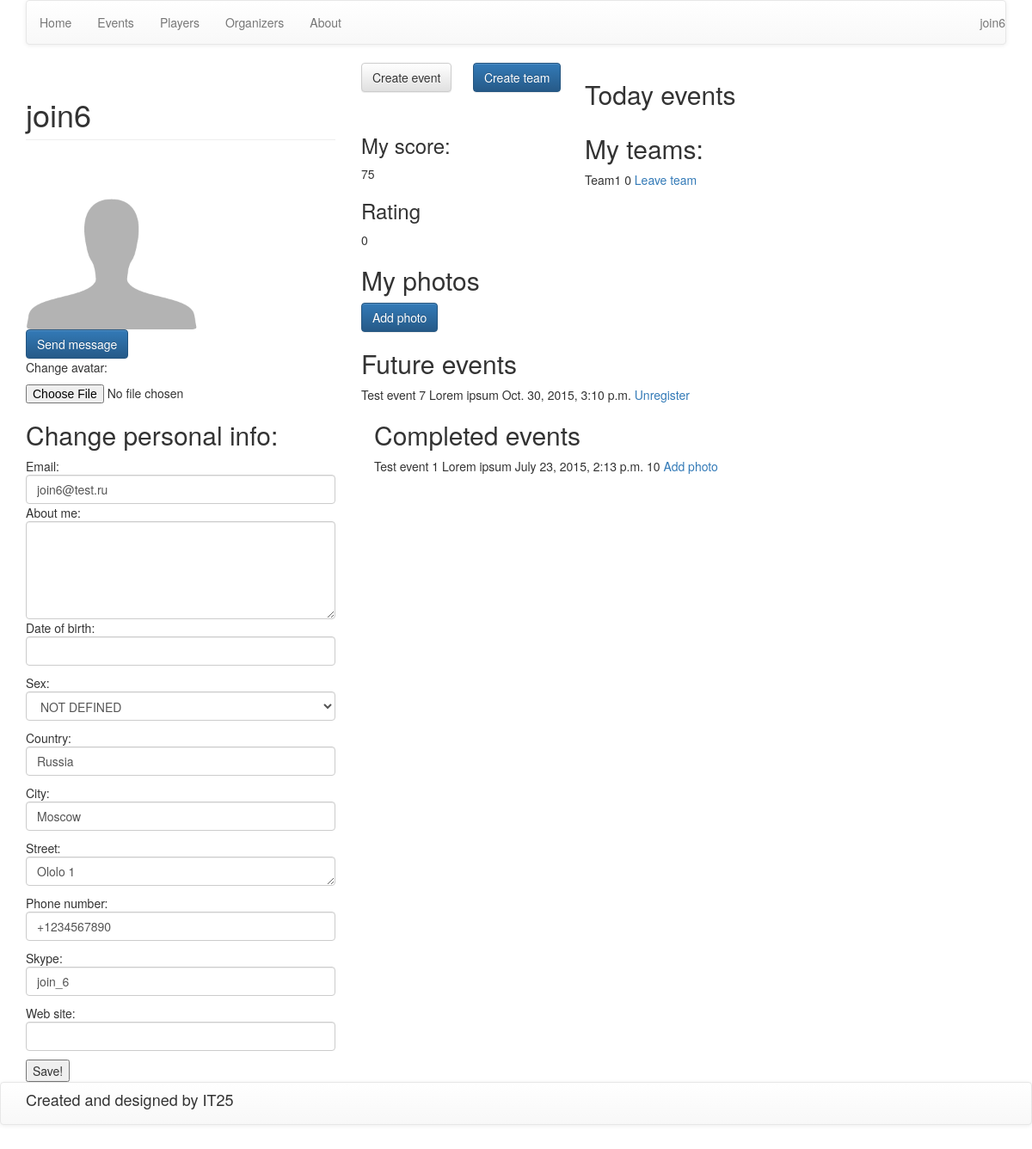
Before: /my_profile/23/ (signed in) with the older database file.
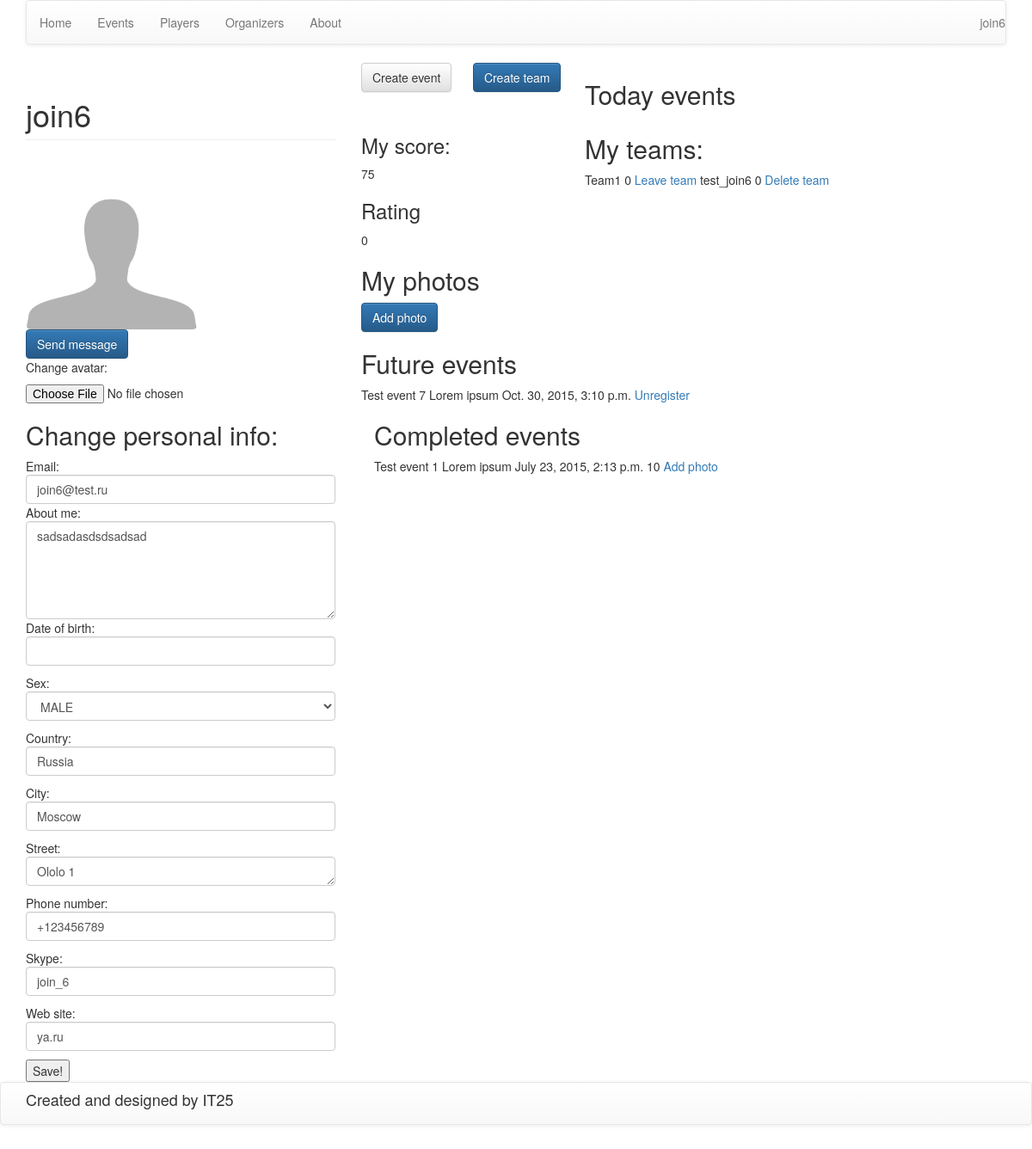
After: the same page with the newer database file.
### web/models.py (models this page shows, shortened)
class Contacts(models.Model):
    user = models.OneToOneField(User)
    country = models.CharField(max_length=255, null=True, blank=True, verbose_name="Country")
    city = models.CharField(max_length=255, null=True, blank=True, verbose_name="City")
    street = models.TextField(verbose_name="Street", null=True, blank=True)
    phone = models.CharField(verbose_name="Phone number", null=True, blank=True, max_length=128)
    skype = models.CharField(max_length=255, null=True, blank=True, verbose_name="Skype")
    site = models.CharField(verbose_name="Web site", null=True, blank=True, max_length=128)
    class Meta:
        verbose_name_plural = "Contacts"
        verbose_name = "Contact"

class Teams(models.Model):
    title = models.CharField(max_length=255, verbose_name="Title")
    creator = models.OneToOneField(User, null=True, blank=True, verbose_name='Creator')
    players = models.ManyToManyField(User, related_name='team_players', verbose_name='Players')
    points = models.IntegerField(verbose_name="Total points", default=0)
    class Meta:
        verbose_name = "Team"
        verbose_name_plural = "Teams"

class Events(models.Model):
    title = models.TextField(verbose_name="Title")
    description = models.TextField(verbose_name="Description")
    map_link = models.TextField(verbose_name="Link to map", null=True, blank=True)
    place = models.ForeignKey(EventsPlaces, verbose_name="Place", null=True, blank=True)
    is_team = models.BooleanField(default=False, verbose_name="Team only")
    price = models.FloatField(verbose_name="Price", default=0.0)
    max_players = models.IntegerField(verbose_name="Limit players", null=True, blank=True)
    start_date = models.DateTimeField(verbose_name="Start date")
    end_date = models.DateTimeField(verbose_name="End date")
    registered_players = models.ManyToManyField(User, verbose_name="Registered users", related_name="regitered_players",
                                                blank=True)
    registered_teams = models.ManyToManyField(Teams, verbose_name="Registered teams", blank=True)
    organizer = models.ForeignKey(User, verbose_name="Organizer", related_name="organizer")
    completed = models.BooleanField(default=False, verbose_name="Finished")
    duration = DurationField(verbose_name="Duration", null=True, blank=True)
    image = models.ImageField(upload_to='images', blank=True, null=True, verbose_name="Image")
    def image_tag(self):
        return u'<img src="%s" height=75 width=75 />' % (self.image.url)
    image_tag.short_description = "Current image"
    image_tag.allow_tags = True
    class Meta:
        verbose_name = "Event"
        verbose_name_plural = "Events"
        ordering = ('start_date',)

class EventStatistics(models.Model):
    event = models.ForeignKey(Events, verbose_name="Event")
    team = models.OneToOneField(Teams, verbose_name="Team", null=True, blank=True)
    player = models.OneToOneField(User, verbose_name="Player", null=True, blank=True)
    score = models.IntegerField(verbose_name="Score", null=True, blank=True)
    time = DurationField(verbose_name="Executed time", null=True, blank=True)
    class Meta:
        verbose_name = "Event statistic"
        verbose_name_plural = "Events statistics"
        ordering = ('time',)

class Players(models.Model):
    SEX = (
        (0, 'MALE'),
        (1, 'FEMALE'),
        (2, 'NOT DEFINED')
    )
    user = models.OneToOneField(User)
    description = models.TextField(verbose_name="Description", null=True, blank=True)
    sex = models.IntegerField(choices=SEX, default=2, verbose_name="Sex")
    date_of_birth = models.DateField(null=True, blank=True, verbose_name="Date of birth")
    points = models.IntegerField(default=0, verbose_name="Points")
    rating = models.IntegerField(default=0, verbose_name="Place (rating)")
    show_personal_info = models.BooleanField(default=False, verbose_name="Show personal info")
    def get_future_events(self):
        today = datetime.date.today()
        events = []
        all_events = Events.objects.filter(start_date__gte=today).order_by('start_date')
        user_teams = Teams.objects.filter(players=self.user)
        for event in all_events:
            if self.user in event.registered_players.all():
                events.append(event)
            for team in user_teams:
                if team in event.registered_teams.all():
                    events.append(event)
        return events
    def get_last_events(self):
        today = datetime.date.today()
        events = []
        all_events = Events.objects.filter(start_date__lt=today).filter(completed=True).order_by('start_date')
        user_teams = Teams.objects.filter(players=self.user)
        for event in all_events:
            if self.user in event.registered_players.all():
                events.append(event)
            for team in user_teams:
                if team in event.registered_teams.all():
                    events.append(event)
        return events
    def get_current_event(self):
        today = datetime.date.today()
        events = []
        all_events = Events.objects.filter(start_date=today).filter(completed=False).order_by('start_date')
        user_teams = Teams.objects.filter(players=self.user)
        for event in all_events:
            if self.user in event.registered_players.all():
                events.append(event)
            for team in user_teams:
                if team in event.registered_teams.all():
                    events.append(event)
        return events
    def get_user_teams(self):
        return Teams.objects.filter(players=self.user)
    def get_user_photos(self):
        return Photos.objects.filter(user=self.user).order_by('date')
    class Meta:
        verbose_name = "Player"
        verbose_name_plural = "Players"

### web/views.py (the view, shortened to what this page needs)
# urls.py: url(r'^my_profile/(?P<pk>\d+)/$', show_my_profile, name='player_profile'),
@login_required()
def show_my_profile(request, pk):
    message = ''
    error = ''
    user = User.objects.get(pk=pk)
    intial_formdata = {'avatar': user.questsusers.image, 'description': user.players.description,
                       'date_of_birth': user.players.date_of_birth, 'sex': user.players.sex,
                       'country': '', 'city': '', 'street': '', 'phone':'', 'skype': '', 'site': '',
                       'email': user.email}
    if Contacts.objects.filter(user=user).exists():
        intial_formdata['country'] = user.contacts.country
        intial_formdata['city'] = user.contacts.city
        intial_formdata['street'] = user.contacts.street
        intial_formdata['phone'] = user.contacts.phone
        intial_formdata['skype'] = user.contacts.skype
        intial_formdata['site'] = user.contacts.site
    form = PlayerProfileForm(request.POST or None, initial=intial_formdata)
    return render_to_response('player_profile.html', {'form': form, 'object': user, 'message': message, 'error': error},
                              context_instance=RequestContext(request))

### web/forms.py
class PlayerProfileForm(forms.Form):
    SEX = (
        ('0', 'MALE'),
        ('1', 'FEMALE'),
        ('2', 'NOT DEFINED')
    )
    avatar = forms.ImageField(label="Avatar", required=False)
    description = forms.CharField(widget=forms.Textarea(attrs={'rows': 5}), label="About me", required=False)
    date_of_birth = forms.DateField(label="Date of birth", required=False)
    sex = forms.ChoiceField(choices=SEX, label='Sex', required=False)
    country = forms.CharField(max_length=255, required=False, label="Country")
    city = forms.CharField(max_length=255, required=False, label="City")
    street = forms.CharField(required=False, label="Street", widget=forms.Textarea(attrs={'rows': 1}))
    phone = forms.CharField(required=False, label='Phone number', max_length=15)
    skype = forms.CharField(max_length=255, label="Skype", required=False)
    site = forms.CharField(label="Web site", required=False)
    email = forms.EmailField(label="Email")

### web/templatetags/tags.py (called while the page is built)
@register.filter()
def add_class_to_formfield(field, css):
    return field.as_widget(attrs={"class": css})

### templates/player_profile.html (shortened to what the changed rows need)
{% extends 'base.html' %}
{% load staticfiles %}
{% load tags %}
{% block content %}
    <div class="container">
        <div class="row">
            <div class="col-xs-4">
                <h1 class="page-header">{{ object.username }}</h1>
                {% if object.questsusers.image.url != None %}
                    <img src="{{ object.questsusers.image.url }}" class="img-responsive img-rounded index_avatar">
                {% else %}
                    <img src="{% static 'images/default-user-avatar.png' %}" class="img-responsive img-rounded index_avatar">
                {% endif %}
                <a href="#" class="btn btn-primary">Send message</a>
                <form action="." method="post" enctype="multipart/form-data">
                        <p>Change avatar:</p>
                        <input id="id_avatar" name="avatar" type="file">
                    <h2>Change personal info:</h2>
                        {{ form.email.label }}:
                        {{ form.email|add_class_to_formfield:"form-control" }}
                        {{ form.description.label }}:
                        {{ form.description|add_class_to_formfield:"form-control" }}
                    <p>
                        {{ form.date_of_birth.label }}:
                        {{ form.date_of_birth|add_class_to_formfield:"form-control" }}
                    </p>
                    <p>
                        {{ form.sex.label }}:
                        {{ form.sex|add_class_to_formfield:"form-control" }}
                    </p>
                    <p>
                        {{ form.country.label }}:
                        {{ form.country|add_class_to_formfield:"form-control" }}
                    </p>
                    <p>
                        {{ form.city.label }}:
                        {{ form.city|add_class_to_formfield:"form-control" }}
                    </p>
                    <p>
                        {{ form.street.label }}:
                        {{ form.street|add_class_to_formfield:"form-control" }}
                    </p>
                    <p>
                        {{ form.phone.label }}:
                        {{ form.phone|add_class_to_formfield:"form-control" }}
                    </p>
                    <p>
                        {{ form.skype.label }}:
                        {{ form.skype|add_class_to_formfield:"form-control" }}
                    </p>
                    <p>
                        {{ form.site.label }}:
                        {{ form.site|add_class_to_formfield:"form-control" }}
                    </p>
                    <input type="submit" value="Save!">
                </form>
            </div>
            <div class="col-xs-8">
                <div class="row">
                    <div class="col-xs-2">
                    </div>
                    <div class="col-xs-2">
                    </div>
                    <div class="col-xs-8">
                        <h2>Today events</h2>
                    </div>
                </div>
                <div class="row">
                    <div class="col-xs-4">
                        <h3>My score:</h3>
                        {{ object.players.points }}
                        <h3>Rating</h3>
                        {{ object.players.rating }}
                    </div>
                    <div class="col-xs-8">
                        <h2>My teams:</h2>
                        {% for team in object.players.get_user_teams %}
                            {{ team.title }} {{ team.points }}
                            {% if team.creator == object %}
                                <a href="#">Delete team</a>
                            {% else %}
                                <a href="#">Leave team</a>
                            {% endif %}
                        {% endfor %}
                    </div>
                </div>
                <div class="row">
                    <div class="col-xs-12">
                        <h2>My photos</h2>
                    </div>
                </div>
                <div class="row">
                    <div class="col-xs-12">
                        <h2>Future events</h2>
                        {% for event in object.players.get_future_events %}
                            {{ event.title }} {{ event.description|truncatewords:10 }} {{ event.start_date }} <a href="#">Unregister</a>
                        {% endfor %}
                    </div>
                </div>
                <div class="col-xs-12">
                    <h2>Completed events</h2>
                    {% for event in object.players.get_last_events %}
                        {{ event.title }} {{ event.description|truncatewords:10 }} {{ event.end_date }} {{ object.username|get_score_for_event_by_user:event }} <a href="#">Add photo</a>
                    {% endfor %}
                </div>
            </div>
        </div>
    </div>
{% endblock %}

### templates/base.html (shortened to what this page needs)
{% load staticfiles %}
{% load tags %}
<!DOCTYPE html>
<html lang="en">
<head>
    <link href="{% static 'css/bootstrap.css' %}" rel="stylesheet">
    <link href="{% static 'css/bootstrap.min.css' %}" rel="stylesheet">
    <link href="{% static 'css/bootstrap-theme.min.css' %}" rel="stylesheet">
    <link href="{% static 'css/jquery-ui.css' %}" rel="stylesheet">
    <link href="{% static 'css/style.css' %}" rel="stylesheet">
</head>
<body>
    <div class="container">
        <div class="row">
            <div class="col-xs-12">
                <nav class="navbar navbar-default">
                    <ul class="nav navbar-nav">
                        <li><a href="{% url 'index' %}">Home</a> </li>
                        <li><a href="#">Events</a></li>
                        <li><a href="#">Players</a> </li>
                        <li><a href="#">Organizers</a></li>
                        <li><a href="#">About</a> </li>
                    </ul>
                    <ul class="nav navbar-nav navbar-right">
                        {% if user.is_authenticated %}
                            <li class="dropdown">
                                <a href="#" class="dropdown-toggle" data-toggle="dropdown" role="button" aria-haspopup="true" aria-expanded="false">
                                    {{ user.username }}
                                </a>
                            </li>
                        {% endif %}
                    </ul>
                </nav>
            </div>
        </div>
    </div>
    {% block content %}
    {% endblock %}
    <div class="footer">
        <nav class="navbar navbar-default">
            <div class="container">
                <div class="row">
                    <div class="col-xs-12">
                        <footer>
                            <h4>Created and designed by IT25</h4>
                        </footer>
                    </div>
                </div>
            </div>
        </nav>
    </div>
</body>
</html>

Changed rows visible on the page:
now on this page (row edited): Players: description "sadsadasdsdsadsad"
changed Contacts "Russia": phone "+1234567890" → "+123456789"; site (not shown) → "ya.ru"
added Teams: title "test_join6", points "0", shows "Delete team"
Other visible differences:
form field sex: "NOT DEFINED" → "MALE"
